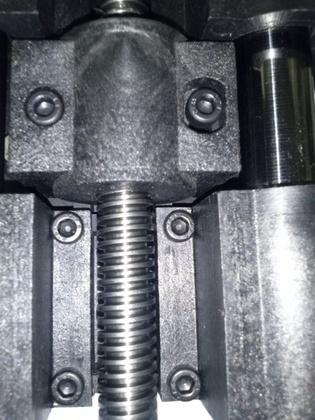
%> input picture aula_03/hough_1.jpg, 315 x 420 px, shrunk from 900 x 1200 before the run
$ octave ressi.m   (GNU Octave 9; MATLAB toolbox functions it lacks are replaced by stand-ins)
%> lines starting %> are read from the running program, lines starting %| are printed output that depends on the picture; in (x1, y1, x2, y2) boxes, pixels count from 0 and x2, y2 are one past the last pixel; in counts of white or black regions, pixels touching at a corner belong together; the program's own positions count from 1
I  = imread('hough_1.jpg');
%> I is the input picture: size 420x315x3 uint8; mean R, G, B 109.9, 113.1, 119.7
[lin,col] = size(I);
%> lin = 420; col = 945
limiar=100;

for z=1:lin
    for x=1:col
    if I(z,x)>=limiar
        B(z,x)=255;
    else
        B(z,x)=0;
    end
   end
end
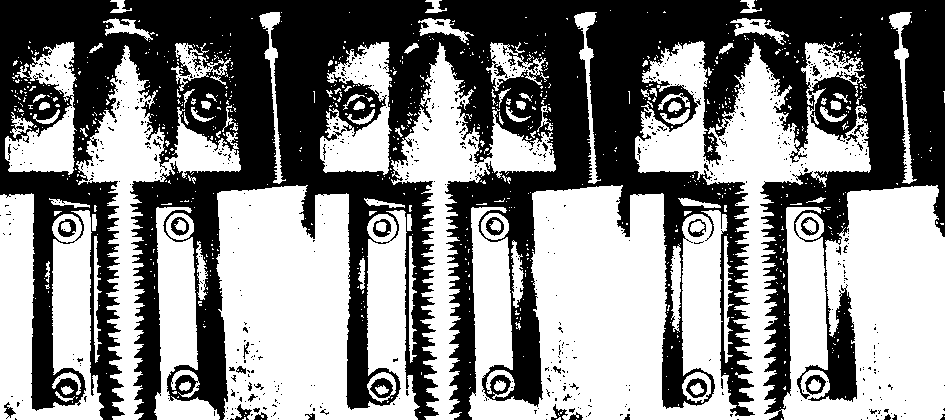
%> B: size 420x945 double; 52.9% white; 679 black regions (638 under 20 px), largest, box (x1, y1, x2, y2) and area: (0, 0, 945, 420) 182217, (686, 378, 707, 398) 211, (805, 375, 826, 395) 191

imshow(B)
C=zeros(size(I));

for x1=1:lin
    for y=1:col
        if I(x1,y)==255
            for a=-100:100
            B(x1,y)= -a*x1+y;
            C(x1,y)= C(x1,y)+ 1;
            end
        end
    end
end
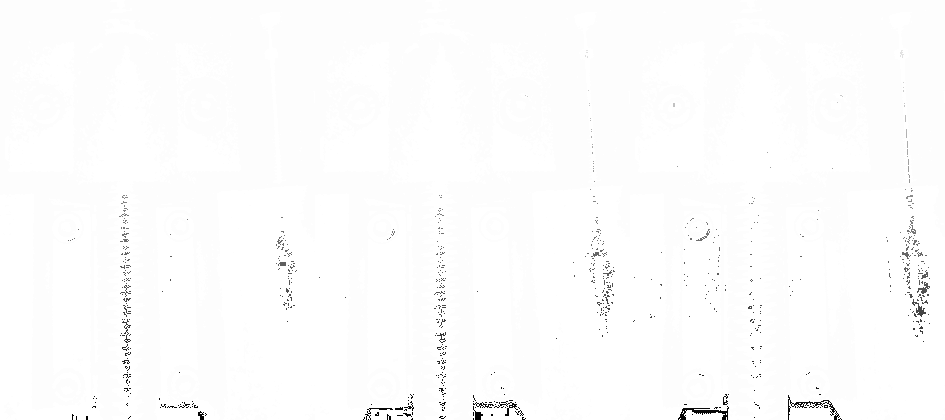
%> B: size 420x945 double; 0.79% of pixels changed, all inside (x1, y1, x2, y2) = (68, 50, 930, 420); drawn with min black and max white
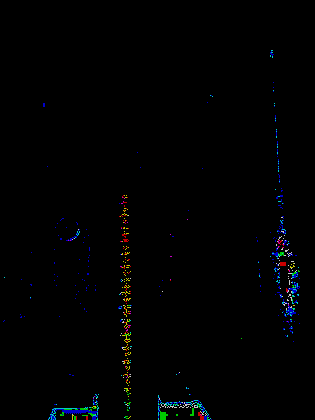
%> C: size 420x315x3 double; mean R, G, B 1.1, 1.6, 2.1
B;
C
